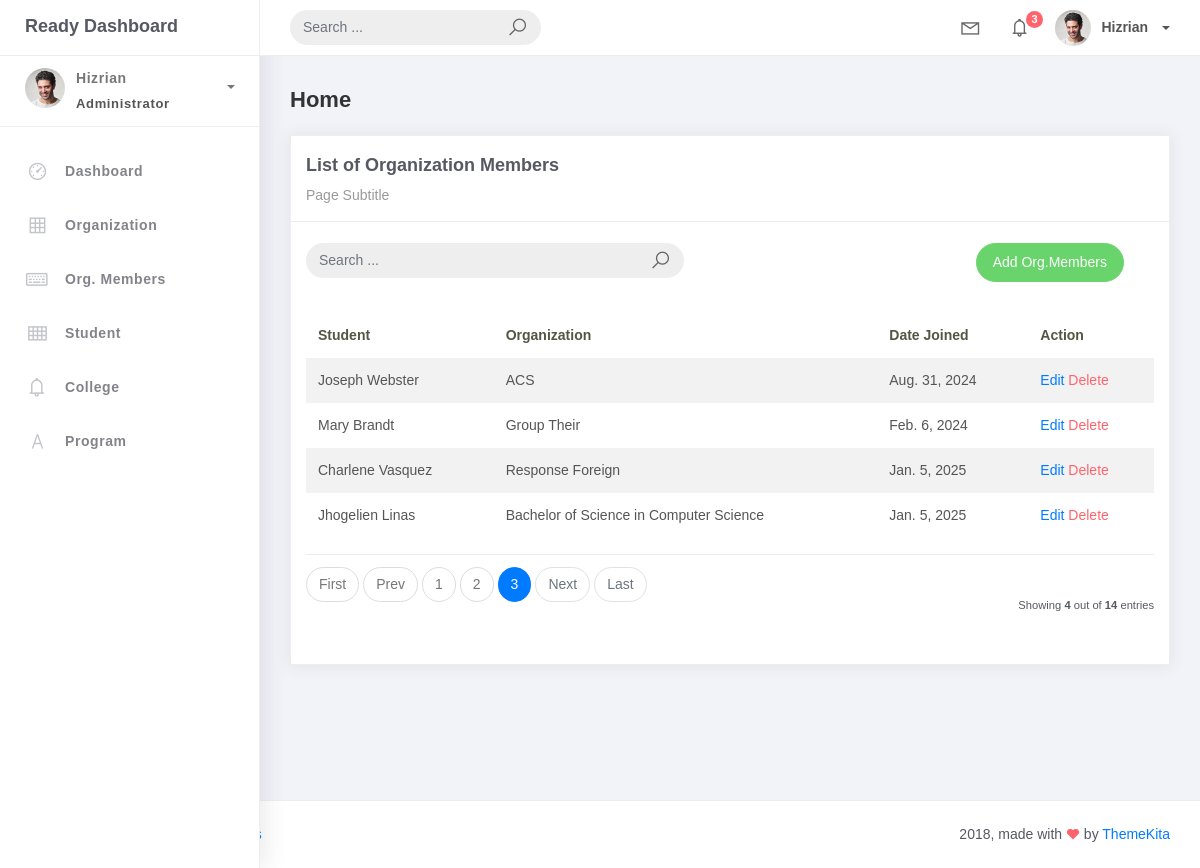
Page /orgMember_list/?page=3 on the earlier database version.
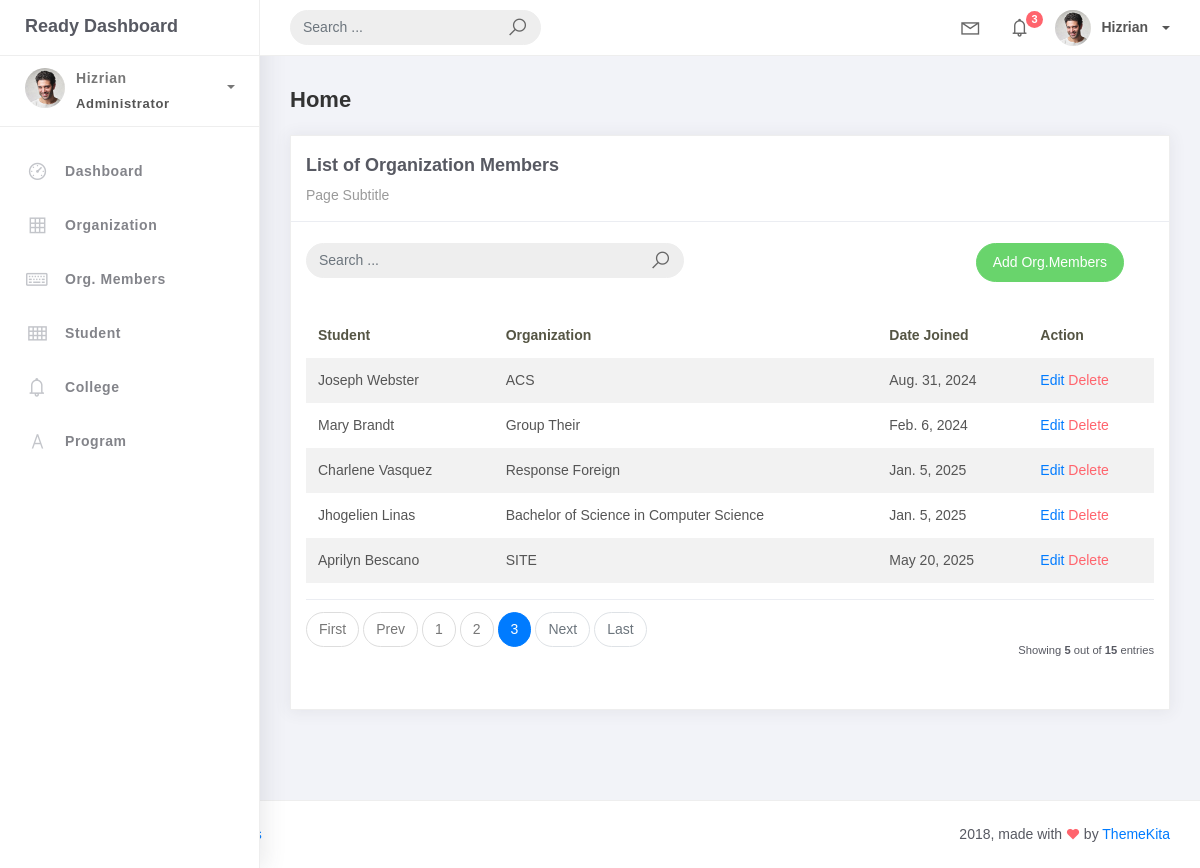
Same page on the later database version.
### studentorg/models.py (models this page shows, shortened)
class BaseModel(models.Model):
    created_at = models.DateTimeField(auto_now_add=True, db_index=True)
    updated_at = models.DateTimeField(auto_now=True)
    class Meta:
        abstract = True

class OrgMember(BaseModel):
    student = models.ForeignKey(Student, on_delete=models.CASCADE)
    organization = models.ForeignKey(Organization, on_delete=models.CASCADE)
    date_joined = models.DateField()

class Student(BaseModel):
    student_id = models.CharField(max_length=15)
    lastname = models.CharField(max_length=25)
    firstname = models.CharField(max_length=25)
    middlename = models.CharField(max_length=25, blank=True, null=True)
    program = models.ForeignKey(Program, on_delete=models.CASCADE)

class Organization(BaseModel):
    name = models.CharField(max_length=250)
    college = models.ForeignKey(College, null=True, blank=True, on_delete=models.CASCADE)
    description = models.CharField(max_length=500)
    def __str__(self):
        return self.name

### studentorg/views.py (the view, shortened to what this page needs)
# urls.py: path('orgMember_list/', OrgMemberList.as_view(), name='orgMem_list'),
class OrgMemberList(ListView):
    model = OrgMember
    context_object_name = 'orgMember'
    template_name = 'orgMem_list.html'
    paginate_by = 5
    def get_queryset(self, *args, **kwargs):
        qs = super(OrgMemberList, self).get_queryset(*args, **kwargs)
        query = self.request.GET.get('q')
        return qs

### templates/orgMem_list.html
{% extends 'base.html' %}
{% load static %}
{% block content %}
<div class="content">
    <div class="container-fluid">
        <h4 class="page-title">Home</h4>
        <div class="row">
            <div class="col-md-12">
                <div class="card">
                    <div class="card-header">
                        <div class="card-title">List of Organization Members</div>
                        <div class="card-category">Page Subtitle</div>
                    </div>
                    <br />
                    <div class="col-md-12 row">
                        <div class="col-md-6">
                            <form class="navbar-left navbar-form nav-search mr-md-3" action="{% url 'orgMem_list' %}">
                                <div class="input-group">
                                    <input type="text" placeholder="Search ..." class="form-control" name="q" value="{{ request.GET.q }}" />
                                    <div class="input-group-append">
                                        <span class="input-group-text">
                                            <i class="la la-search search-icon"></i>
                                        </span>
                                    </div>
                                </div>
                            </form>
                        </div>
                        <div class="col-md-6">
                            <div class="pull-right">
                                <a href="{% url 'orgMem-add' %}" class="btn btn-success btn-rounded">Add Org.Members</a>
                            </div>
                        </div>
                    </div>
                    <div class="card-body">
                        <table class="table table-striped mt-3">
                            <thead>
                                <tr>
                                    <th scope="col">Student</th>
                                    <th scope="col">Organization</th>
                                    <th scope="col">Date Joined</th>
                                    <th scope="col">Action</th>
                                </tr>
                            </thead>
                            <tbody>
                                {% for object in object_list %}
                                <tr>
                                    <td>{{ object.student.firstname }} {{ object.student.lastname }}</td>
                                    <td>{{ object.organization }}</td>
                                    <td>{{ object.date_joined }}</td>
                                    <td>
                                        <a href="{% url 'orgMem-update' object.id %}">Edit</a>
                                        <a href="{% url 'orgMem-delete' object.id %}" class="text-danger">Delete</a>
                                    </td>
                                </tr>
                                {% empty %}
                                <tr>
                                    <td colspan="4" style="text-align: center;">
                                        <p class="text-sm font-weight-bold mb-0">No Records Found</p>
                                    </td>
                                </tr>
                                {% endfor %}
                            </tbody>
                        </table>
                        {% include 'includes/pagination.html' %}
                    </div>
                </div>
            </div>
        </div>
    </div>
</div>
{% endblock %}

### templates/base.html (shortened to what this page needs)
{% load static %}
<!DOCTYPE html>
<link rel="stylesheet" href="{% static 'css/bootstrap.min.css' %}">
<link rel="stylesheet" href="{% static 'css/ready.css' %}">
<link rel="stylesheet" href="{% static 'css/demo.css' %}">
    </head>
    <body>
        <div class="wrapper">
            <div class="main-header">
                <div class="logo-header">
                    <a href="{% url 'home' %}" class="logo">
                        Ready Dashboard
                    </a>
                </div>
                <nav class="navbar navbar-header navbar-expand-lg">
                    <div class="container-fluid">
                        <form class="navbar-left navbar-form nav-search mr-md-3" action="">
                            <div class="input-group">
                                <input type="text" placeholder="Search ..." class="form-control">
                                <div class="input-group-append">
                                    <span class="input-group-text">
                                        <i class="la la-search search-icon"></i>
                                    </span>
                                </div>
                            </div>
                        </form>
                        <ul class="navbar-nav topbar-nav ml-md-auto align-items-center">
                            <li class="nav-item dropdown hidden-caret">
                                <a class="nav-link dropdown-toggle" href="#" id="navbarDropdown" role="button" data-toggle="dropdown" aria-haspopup="true" aria-expanded="false">
                                    <i class="la la-envelope"></i>
                                </a>
                            </li>
                            <li class="nav-item dropdown hidden-caret">
                                <a class="nav-link dropdown-toggle" href="#" id="navbarDropdown" role="button" data-toggle="dropdown" aria-haspopup="true" aria-expanded="false">
                                    <i class="la la-bell"></i>
                                    <span class="notification">3</span>
                                </a>
                            </li>
                            <li class="nav-item dropdown">
                                <a class="dropdown-toggle profile-pic" data-toggle="dropdown" href="#" aria-expanded="false"> <img src="{% static 'img/profile.jpg' %}" alt="user-img" width="36" class="img-circle"><span >Hizrian</span></span> </a>
                                </li>
                            </ul>
                        </div>
                    </nav>
                </div>
                <div class="sidebar">
                    <div class="scrollbar-inner sidebar-wrapper">
                        <div class="user">
                            <div class="photo">
                                <img src="{% static 'img/profile.jpg' %}">
                            </div>
                            <div class="info">
                                <a class="" data-toggle="collapse" href="#collapseExample" aria-expanded="true">
                                    <span>
                                        Hizrian
                                        <span class="user-level">Administrator</span>
                                        <span class="caret"></span>
                                    </span>
                                </a>
                            </div>
                        </div>
                        <ul class="nav">
                            <li class="nav-item">
                                <a href="{% url 'chart-page' %}">
                                    <i class="la la-dashboard"></i>
                                    <p>Dashboard</p>
                                </a>
                            </li>
                            <li class="nav-item">
                                <a href="{% url 'organization-list' %}">
                                    <i class="la la-table"></i>
                                    <p>Organization</p>
                                </a>
                            </li>
                            <li class="nav-item">
                                <a href="{% url 'orgMem_list' %}">
                                    <i class="la la-keyboard-o"></i>
                                    <p>Org. Members</p>
                                </a>
                            </li>
                            <li class="nav-item">
                                <a href="{% url 'student_list' %}">
                                    <i class="la la-th"></i>
                                    <p>Student</p>
                                </a>
                            </li>
                            <li class="nav-item">
                                <a href="{% url 'college_list' %}">
                                    <i class="la la-bell"></i>
                                    <p>College</p>
                                </a>
                            </li>
                            <li class="nav-item">
                                <a href="{% url 'program_list' %}">
                                    <i class="la la-font"></i>
                                    <p>Program</p>
                                </a>
                            </li>
                        </ul>
                    </div>
                </div>
                <div class="main-panel">
                    {% block content %}
                        {% endblock %}
                        </div>
                    </div>
                    <footer class="footer">
                        <div class="container-fluid">
                            <nav class="pull-left">
                                <ul class="nav">
                                    <li class="nav-item">
                                        <a class="nav-link" href="http://www.themekita.com">
                                        </a>
                                    </li>
                                    <li class="nav-item">
                                        <a class="nav-link" href="#">
                                        </a>
                                    </li>
                                    <li class="nav-item">
                                        <a class="nav-link" href="#">
                                        </a>
                                    </li>
                                </ul>
                            </nav>
                            <div class="copyright ml-auto">
                                2018, made with <i class="la la-heart heart text-danger"></i> by <a href="http://www.themekita.com">ThemeKita</a>
                            </div>
                        </div>
                    </footer>
    </body>

### templates/includes/pagination.html (shortened to what this page needs)
{% if is_paginated %}
<div class="card-footer px-0 border-0 d-flex flex-column flex-lg-row align-items-center justify-content-between mt-3">
  <nav aria-label="Topics pagination" class="mb-4">
    <ul class="pagination">
      {% if page_obj.number > 1 %}
        <li class="page-item">
          <a class="page-link" href="?page=1">First</a>
        </li>
      {% else %}
        <li class="page-item disabled">
          <span class="page-link">First</span>
        </li>
      {% endif %}
      {% if page_obj.has_previous %}
        <li class="page-item">
          <a class="page-link" href="?page={{ page_obj.previous_page_number }}">Prev</a>
        </li>
      {% else %}
        <li class="page-item disabled">
          <span class="page-link">Prev</span>
        </li>
      {% endif %}
      {% for page_num in paginator.page_range %}
        {% if page_obj.number == page_num %}
          <li class="page-item active">
            <span class="page-link">
              {{ page_num }}
            </span>
          </li>
        {% elif page_num > page_obj.number|add:'-3' and page_num < page_obj.number|add:'3' %}
          <li class="page-item">
            <a class="page-link" href="?page={{ page_num }}">{{ page_num }}</a>
          </li>
        {% endif %}
      {% endfor %}
      {% if page_obj.has_next %}
        <li class="page-item">
          <a class="page-link" href="?page={{ page_obj.next_page_number }}">Next</a>
        </li>
      {% else %}
        <li class="page-item disabled">
          <span class="page-link">Next</span>
        </li>
      {% endif %}
      {% if page_obj.number != paginator.num_pages %}
        <li class="page-item">
          <a class="page-link" href="?page={{ paginator.num_pages }}">Last</a>
        </li>
      {% else %}
        <li class="page-item disabled">
          <span class="page-link">Last</span>
        </li>
      {% endif %}
    </ul>
  </nav>
  <div class="fw-normal small mt-4 mt-lg-0">Showing <b>{{object_list.count}}</b> out of <b>{{paginator.count}}</b> entries</div>
</div>
{% endif %}

Differences in the rows shown:
added OrgMember: student.firstname "Aprilyn", student.lastname "Bescano", organization "SITE", date_joined "May 20, 2025"
Other differences:
{{ object_list.count }}: "4" → "5"
{{ paginator.count }}: "14" → "15"
